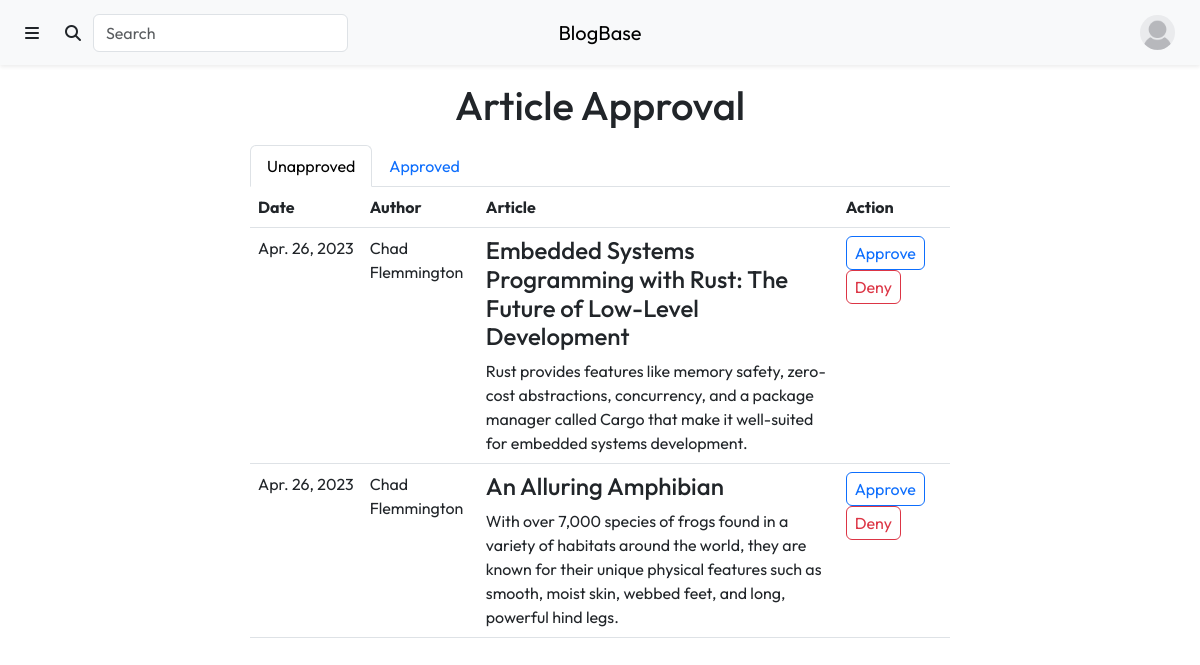
Before: /content/design.php (signed in) with the older database file.
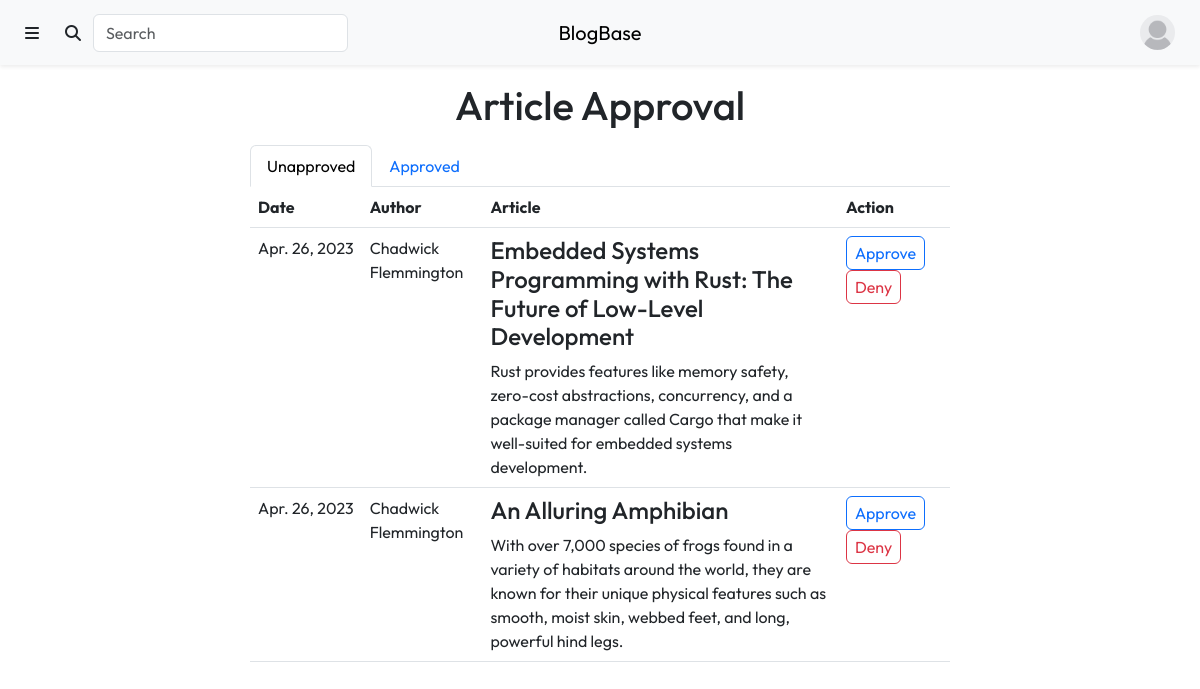
After: the same page with the newer database file.
### tables this page shows
CREATE TABLE `Articles` (
  `article_id` int(11) NOT NULL,
  `author_id` int(11) NOT NULL,
  `title` varchar(225) NOT NULL,
  `description` tinytext DEFAULT NULL,
  `lead_image` varchar(255) DEFAULT NULL,
  `content` longblob DEFAULT NULL,
  `submitted` tinyint(1) NOT NULL DEFAULT 0,
  `submit_date` date NOT NULL DEFAULT current_timestamp(),
  `approved` tinyint(1) NOT NULL DEFAULT 0,
  `click_number` int(11) NOT NULL DEFAULT 0
);

CREATE TABLE `Users` (
  `user_id` int(11) NOT NULL,
  `profile_picture` varchar(255) NOT NULL DEFAULT 'anonymous.jpg',
  `username` varchar(50) NOT NULL,
  `first_name` varchar(50) NOT NULL,
  `last_name` varchar(50) NOT NULL,
  `email` varchar(50) NOT NULL,
  `password` varchar(255) NOT NULL,
  `biography` varchar(255) DEFAULT NULL,
  `approved` tinyint(1) NOT NULL DEFAULT 0,
  `reader` tinyint(1) NOT NULL DEFAULT 1,
  `writer` tinyint(1) NOT NULL DEFAULT 0,
  `designer` tinyint(1) NOT NULL DEFAULT 0,
  `advertiser` tinyint(1) NOT NULL DEFAULT 0,
  `admin` tinyint(1) NOT NULL DEFAULT 0
);

### content/design.php (the view, shortened to what this page needs)
<?php
require_once "../include/connect.inc.php";
?>
<!DOCTYPE html>
<html lang="en">
    <head>
        <link rel="stylesheet" href="https://cdn.jsdelivr.net/npm/bootstrap@5.3.0-alpha1/dist/css/bootstrap.min.css">
        <link rel="stylesheet" href="https://cdnjs.cloudflare.com/ajax/libs/font-awesome/6.2.1/css/all.min.css">
        <link rel="stylesheet" href="./css/styles.css">
    </head>
    <body>
        <div class="header">
            <?php include "./views/header.php" ?>
        <div class="mt-3 text-center">
            <h1>Article Approval</h1>
        </div>
        <div class="col-10 col-lg-7 mt-3 mx-auto">
            <ul class="nav nav-tabs" id="article-approval-tabs" role="tablist">
                <li class="nav-item" role="presentation">
                    <button class="nav-link active" id="unapproved-tab" data-bs-toggle="tab" data-bs-target="#unapproved-tab-pane" type="button" role="tab" aria-controls="unapproved-tab-pane" aria-selected="true">Unapproved</button>
                </li>
                <li class="nav-item" role="presentation">
                    <button class="nav-link" id="approved-tab" data-bs-toggle="tab" data-bs-target="#approved-tab-pane" type="button" role="tab" aria-controls="approved-tab-pane" aria-selected="true">Approved</button>
                </li>
            </ul>
            <div class="tab-content" id="article-approval-content">
                <div class="tab-pane fade show active" id="unapproved-tab-pane" role="tabpanel" aria-labelledby="unapproved-tab" tabindex="0">
                    <?php
                    $unapproved_query = "SELECT first_name, last_name, article_id, title, description, UNIX_TIMESTAMP(submit_date) as submit_date
                                         FROM Articles, Users
                                         WHERE Articles.approved = 0 AND Articles.submitted = 1 AND Articles.author_id = Users.user_id";
                    $unapproved_result = mysqli_query($con, $unapproved_query);
                    $unapproved_articles = $unapproved_result->fetch_all(MYSQLI_BOTH);
                    ?>
                    <table class="table text-start">
                        <thead>
                            <th scope="col">Date</th>
                            <th scope="col">Author</th>
                            <th scope="col">Article</th>
                            <th scope="col">Action</th>
                        </thead>
                        <tbody>
                            <?php for ($i = 0; $i < $unapproved_result->num_rows; $i++) { ?>
                                <tr>
                                    <td class="text-nowrap">
                                        <?php echo date("M. d, Y", $unapproved_articles[$i]['submit_date']) ?>
                                    </td>
                                    <td>
                                        <?php echo $unapproved_articles[$i]['first_name'] . " " . $unapproved_articles[$i]['last_name'] ?>
                                    </td>
                                    <td>
                                        <h4>
                                            <a class="text-reset text-decoration-none" href="./article.php?id=<?php echo $unapproved_articles[$i]['article_id'] ?>">
                                                <?php echo $unapproved_articles[$i]['title'] ?>
                                            </a>
                                        </h4>
                                        <?php echo $unapproved_articles[$i]['description'] ?>
                                    </td>
                                    <td>
                                        <ul class="list-inline">
                                            <li class="list-inline-item align-middle">
                                                <a class="btn btn-outline-primary px-2 py-1" type="button" href="../include/article_approval.inc.php?approve_id=<?php echo $unapproved_articles[$i]['article_id']; ?>&return_page=design.php">Approve</a>
                                            </li>
                                            <li class="list-inline-item align-middle">
                                                <a class="btn btn-outline-danger px-2 py-1" type="button" href="../include/article_approval.inc.php?deny_id=<?php echo $unapproved_articles[$i]['article_id']; ?>&return_page=design.php">Deny</a>
                                            </li>
                                        </ul>
                                    </td>
                                </tr>
                            <?php } ?>
                        </tbody>
                    </table>
                </div>
            </div>
        </div>
    </body>
</html>

Changed rows visible on the page:
changed through a linked row, articles "Embedded Systems Programming with Rust: The Future of Low-Level Development": author.first_name "Chad" → "Chadwick"
changed through a linked row, articles "An Alluring Amphibian": author.first_name "Chad" → "Chadwick"
